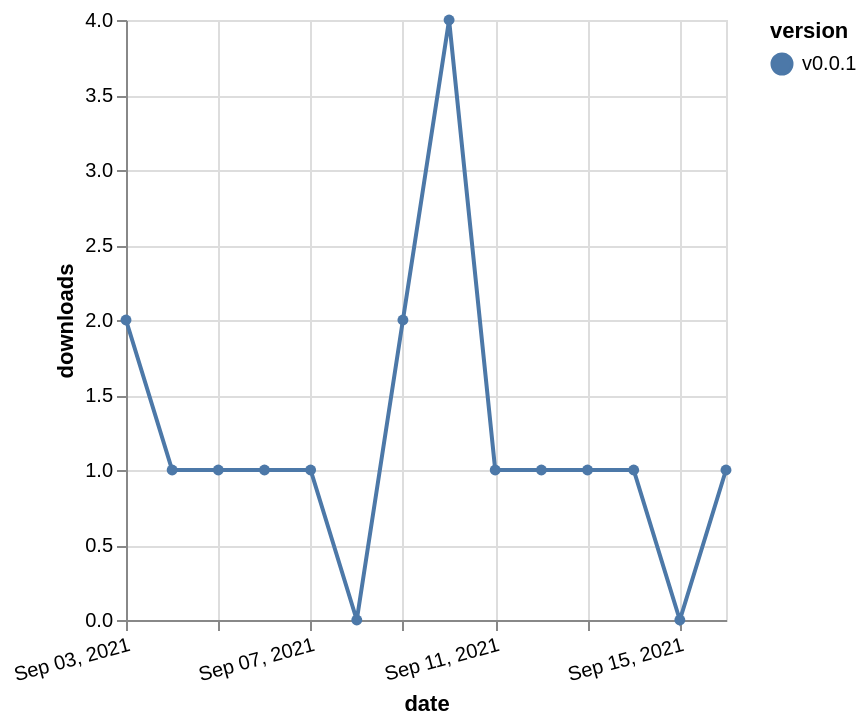

The specification (Vega-Lite) saved for this image:
### Vega-Lite specification from a JSON file in a GitHub repository (floating-point values rounded to 4 significant figures)
{"$schema": "https://vega.github.io/schema/vega-lite/v5.json", "description": "A simple bar chart with embedded data.", "data": {"values": [{"date": "2021-09-03", "total": 184, "delta": 2, "version": "v0.0.1"}, {"date": "2021-09-04", "total": 185, "delta": 1, "version": "v0.0.1"}, {"date": "2021-09-05", "total": 186, "delta": 1, "version": "v0.0.1"}, {"date": "2021-09-06", "total": 187, "delta": 1, "version": "v0.0.1"}, {"date": "2021-09-07", "total": 188, "delta": 1, "version": "v0.0.1"}, {"date": "2021-09-08", "total": 188, "delta": 0, "version": "v0.0.1"}, {"date": "2021-09-09", "total": 190, "delta": 2, "version": "v0.0.1"}, {"date": "2021-09-10", "total": 194, "delta": 4, "version": "v0.0.1"}, {"date": "2021-09-11", "total": 195, "delta": 1, "version": "v0.0.1"}, {"date": "2021-09-12", "total": 196, "delta": 1, "version": "v0.0.1"}, {"date": "2021-09-13", "total": 197, "delta": 1, "version": "v0.0.1"}, {"date": "2021-09-14", "total": 198, "delta": 1, "version": "v0.0.1"}, {"date": "2021-09-15", "total": 198, "delta": 0, "version": "v0.0.1"}, {"date": "2021-09-16", "total": 199, "delta": 1, "version": "v0.0.1"}]}, "width": "container", "mark": {"type": "line", "point": {"filled": true}}, "encoding": {"x": {"field": "date", "type": "temporal", "timeUnit": "yearmonthdate", "title": "date", "axis": {"labelAngle": -15}}, "y": {"field": "delta", "type": "quantitative", "title": "downloads"}, "color": {"field": "version", "type": "nominal"}, "tooltip": {"field": "delta"}}}
